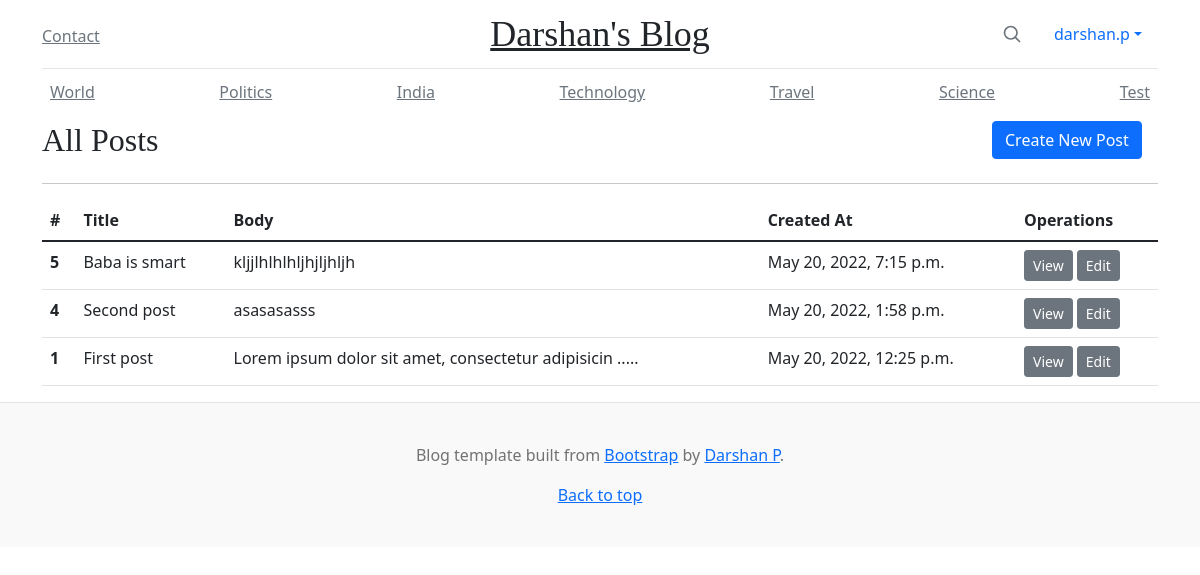
The app's page /posts/ (signed in) with its own data.
### blog/models.py (models this page shows, shortened)
class Category(models.Model):
    class Meta:
        verbose_name_plural = 'Categories'
    name = models.CharField(max_length=50, unique=True)
    def __str__(self):
        return self.name

class Post(models.Model):
    class Meta:
        ordering = ['created_at']
        db_table = 'posts'
    POST_LENGTHS = [
        ('S', 'Small'),
        ('M', 'Medium'),
        ('L', 'Large')
    ]
    post_length = models.CharField(max_length=1, choices=POST_LENGTHS)
    title = models.CharField(max_length=50)
    body = models.TextField(help_text='Enter post text here')
    slug = AutoSlugField(populate_from='title', unique=True, editable=True)
    categories = models.ManyToManyField('Category', related_name='posts', blank=True)
    tags = models.ManyToManyField('Tag', related_name='posts', blank=True,
                                  help_text='Hold down “Control”, or “Command” on a Mac, to select more than one.')
    created_at = models.DateTimeField(auto_now_add=True)
    updated_at = models.DateTimeField(auto_now_add=True)

### blog/views.py (the view)
# urls.py: path('posts/', views.PostListView.as_view(), name='post_list'),
class PostListView(LoginRequiredMixin, generic.ListView):
    model = Post
    paginate_by = 5
    context_object_name = "posts"
    ordering = ['-created_at']

### blog/context_processors.py (called while the page is built)
def categories(request):
    return {
        'categories': Category.objects.order_by('id')
    }

### blog/templates/blog/post_list.html (shortened to what this page needs)
{% extends "base.html" %}
{% load crispy_forms_tags %}
{% block content %}
<div class="row">
    <div class="col-md-10">
        <h2>All Posts</h2>
    </div>
    <div class="col-md-2">
        <a href="{% url 'blog:post_create' %}" class="btn btn-block btn-primary btn-h1-spacing">Create New Post</a>
    </div>
    <div class="col-md-12">
        <hr>
    </div>
</div>
<div class="row">
    <div class="col-md-12">
        <table class="table">
            <thead>
                <th>#</th>
                <th>Title</th>
                <th>Body</th>
                <th>Created At</th>
                <th>Operations</th>
            </thead>
            <tbody>
            {% for post in posts %}
            <tr>
                <th>{{ post.id }}</th>
                <td>{{ post.title }}</td>
                <td>{{ post.body|slice:":50" }} {% if post.body|length >= 50 %} {{ "....." }} {% endif %}</td>
                <td>{{ post.created_at }} {{tz}}</td>
                <td><a href="{% url 'blog:post_detail' post.slug %}" class="btn btn-secondary btn-sm">View</a> <a href="{% url 'blog:post_update' post.id %}" class="btn btn-secondary btn-sm">Edit</a></td>
            </tr>
            {% endfor %}
            </tbody>
        </table>
    </div>
</div>
{% endblock %}

### templates/navbar_top.html (shortened to what this page needs)
<div class="container">
    <header class="blog-header py-3">
        <div class="row flex-nowrap justify-content-between align-items-center">
          <div class="col-4 pt-1">
            <a class="link-secondary" href="{% url 'contact' %}">Contact</a></div>
          <div class="col-4 text-center">
            <a class="blog-header-logo text-dark" href="{% url 'blog:blog_home' %}">Darshan's Blog</a>
          </div>
          <div class="col-4 d-flex justify-content-end align-items-center">
            <a class="link-secondary" href="#" aria-label="Search">
              <svg xmlns="http://www.w3.org/2000/svg" width="20" height="20" fill="none" stroke="currentColor" stroke-linecap="round" stroke-linejoin="round" stroke-width="2" class="mx-3" role="img" viewBox="0 0 24 24"><title>Search</title><circle cx="10.5" cy="10.5" r="7.5"/><path d="M21 21l-5.2-5.2"/></svg>
            </a>
            {% if request.user.is_authenticated %}
            <ul class="nav nav-pills">
              <li class="nav-item dropdown">
                <a class="nav-link dropdown-toggle" data-bs-toggle="dropdown" href="#" role="button" aria-expanded="false">{{ request.user.username }}</a>
              </li>
            </ul>
            {% else %}
            <a href="{% url 'login' %}" class="btn btn-default">Login</a>
            {% endif %}
          </div>
        </div>
      </header>
    {% if request.user.is_authenticated %}
    <div class="nav-scroller py-1 mb-2">
        <nav class="nav d-flex justify-content-between">
        {% for category in categories %}
            <a class="p-2 link-secondary" href="#">{{category}}</a>
        {% endfor %}
        </nav>
      </div>
    {% endif %}
</div>

### static/css/style.css (style rules this page uses)
.blog-header { line-height: 1; border-bottom: 1px solid #e5e5e5; }
.blog-header-logo { font-family: "Playfair Display", Georgia, "Times New Roman", serif; font-size: 2.25rem; }
h1, h2, h3, h4, h5, h6 { font-family: "Playfair Display", Georgia, "Times New Roman", serif; }
.nav-scroller { position: relative; z-index: 2; height: 2.75rem; overflow-y: hidden; }
.nav-scroller .nav { display: flex; flex-wrap: nowrap; padding-bottom: 1rem; margin-top: -1px; overflow-x: auto; text-align: center; white-space: nowrap; -webkit-overflow-scrolling: touch; }

### records on screen
Category: name "World"
Category: name "Politics"
Category: name "India"
Category: name "Technology"
Category: name "Travel"
Category: name "Science"
Category: name "Test"
Post: id "5", title "Baba is smart", body "kljjlhlhlhljhjljhljh", created_at "May 20, 2022, 7:15 p.m."
Post: id "4", title "Second post", body "asasasasss", created_at "May 20, 2022, 1:58 p.m."
Post: id "1", title "First post", body "Lorem ipsum dolor sit amet, consectetur adipisicin", value ".....", created_at "May 20, 2022, 12:25 p.m."

### other values on screen
{{ request.user.username }} "darshan.p"
